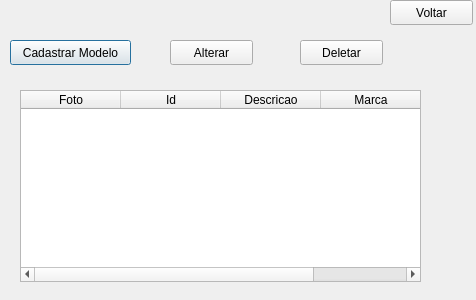
<?xml version="1.0" encoding="UTF-8"?>
<ui version="4.0">
 <class>telagerenciarmodelo</class>
 <widget class="QDialog" name="telagerenciarmodelo">
  <property name="geometry">
   <rect>
    <x>0</x>
    <y>0</y>
    <width>476</width>
    <height>300</height>
   </rect>
  </property>
  <property name="windowTitle">
   <string>Dialog</string>
  </property>
  <widget class="QPushButton" name="pushButtonIrCadastro">
   <property name="geometry">
    <rect>
     <x>10</x>
     <y>40</y>
     <width>121</width>
     <height>25</height>
    </rect>
   </property>
   <property name="text">
    <string>Cadastrar Modelo</string>
   </property>
  </widget>
  <widget class="QPushButton" name="pushButtonAlterar">
   <property name="geometry">
    <rect>
     <x>170</x>
     <y>40</y>
     <width>83</width>
     <height>25</height>
    </rect>
   </property>
   <property name="text">
    <string>Alterar</string>
   </property>
  </widget>
  <widget class="QPushButton" name="pushButtonDeletar">
   <property name="geometry">
    <rect>
     <x>300</x>
     <y>40</y>
     <width>83</width>
     <height>25</height>
    </rect>
   </property>
   <property name="text">
    <string>Deletar</string>
   </property>
  </widget>
  <widget class="QTableWidget" name="tableWidgetListagem">
   <property name="geometry">
    <rect>
     <x>20</x>
     <y>90</y>
     <width>401</width>
     <height>192</height>
    </rect>
   </property>
   <column>
    <property name="text">
     <string>Foto</string>
    </property>
   </column>
   <column>
    <property name="text">
     <string>Id</string>
    </property>
   </column>
   <column>
    <property name="text">
     <string>Descricao</string>
    </property>
   </column>
   <column>
    <property name="text">
     <string>Marca</string>
    </property>
   </column>
  </widget>
  <widget class="QPushButton" name="pushButtonVoltar">
   <property name="geometry">
    <rect>
     <x>390</x>
     <y>0</y>
     <width>83</width>
     <height>25</height>
    </rect>
   </property>
   <property name="text">
    <string>Voltar</string>
   </property>
  </widget>
 </widget>
 <tabstops>
  <tabstop>pushButtonIrCadastro</tabstop>
  <tabstop>pushButtonAlterar</tabstop>
  <tabstop>pushButtonDeletar</tabstop>
  <tabstop>pushButtonVoltar</tabstop>
  <tabstop>tableWidgetListagem</tabstop>
 </tabstops>
 <resources/>
 <connections/>
</ui>
